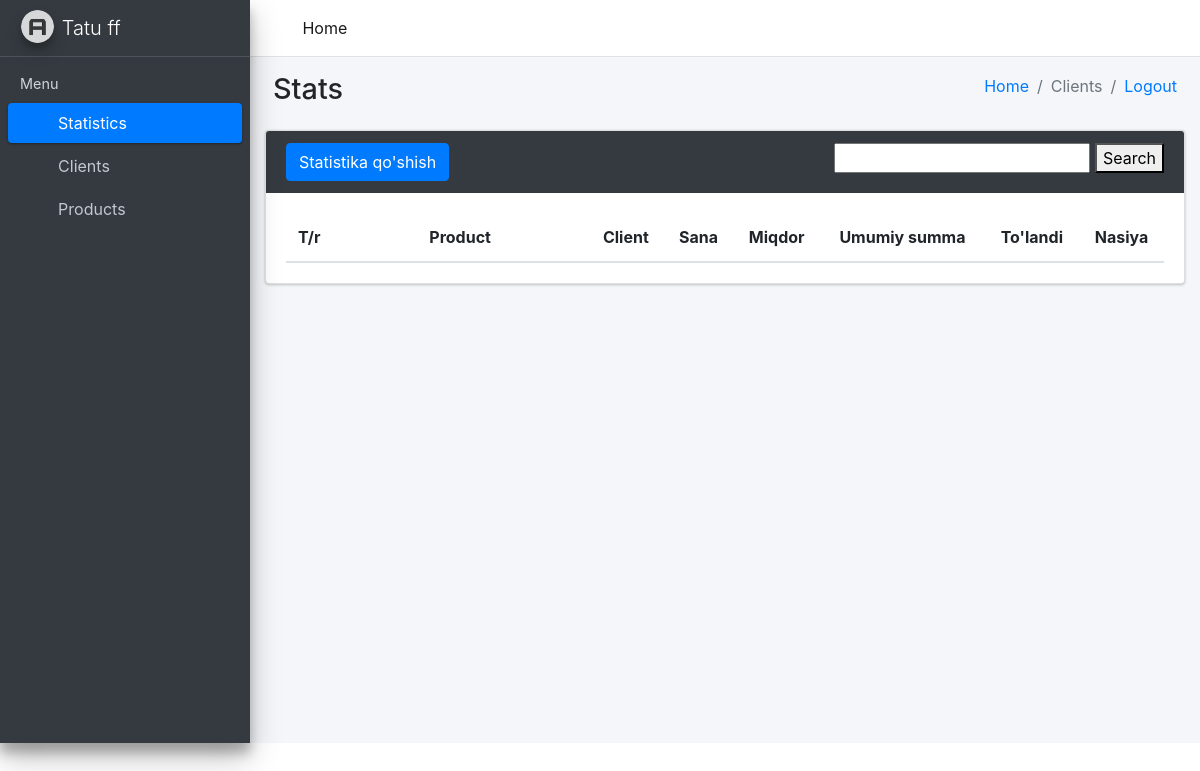
The app's page /stats/statislar/ (signed in), older data.
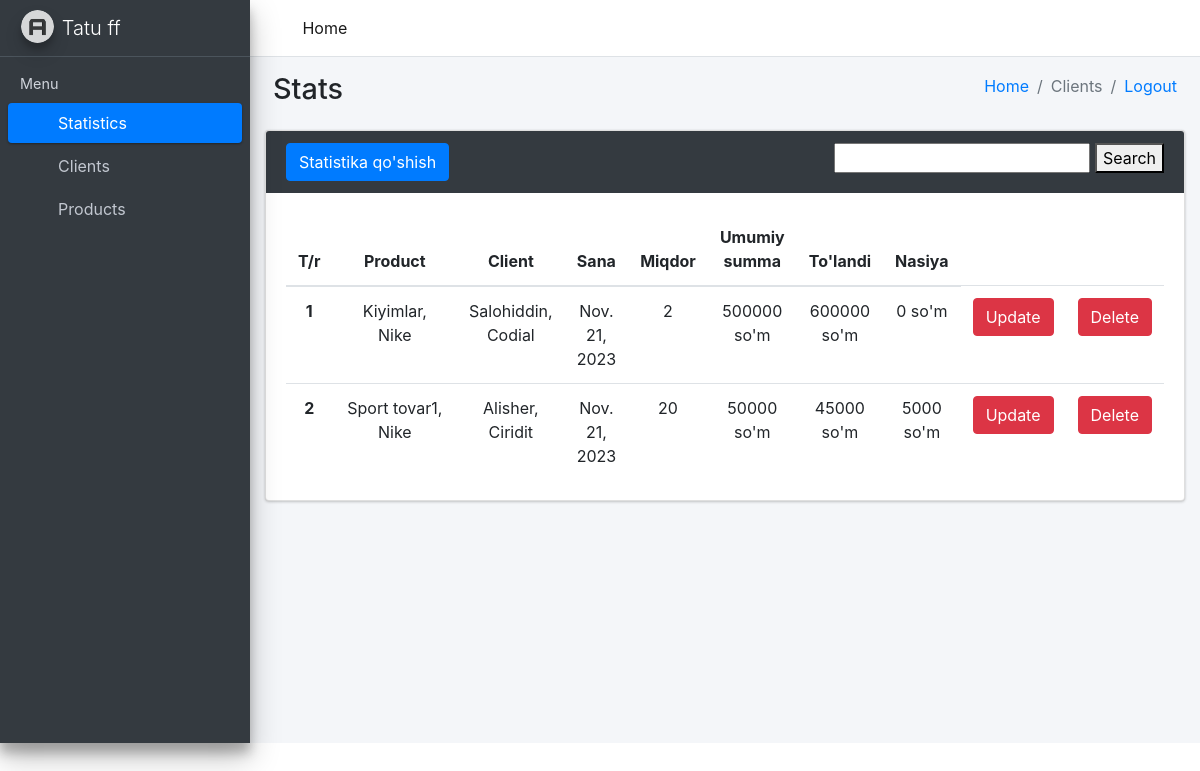
The same page, newer data.
### accounts/models.py (models this page shows, shortened)
class Ombor(AbstractUser):
    ism = models.CharField(max_length=30, blank=True)
    nom = models.CharField(max_length=30, blank=True)
    manzil = models.CharField(max_length=30, blank=True)
    soha = models.CharField(max_length=30, blank=True)
    tel = models.CharField(max_length=30, blank=True)

### stats/models.py (models this page shows, shortened)
class Statistika(models.Model):
    mahsulot = models.ForeignKey(Mahsulot, on_delete=models.SET_NULL, null=True)
    mijoz = models.ForeignKey(Mijoz, on_delete=models.SET_NULL, null=True)
    miqdor = models.PositiveSmallIntegerField(default=1)
    summa = models.PositiveSmallIntegerField()
    tolangan_summa = models.PositiveSmallIntegerField()
    sana = models.DateField(null=True, auto_now_add=True)
    nasiya = models.PositiveSmallIntegerField(default=0)
    ombor = models.ForeignKey(Ombor, on_delete=models.SET_NULL, null=True)

### asosiy/models.py (models this page shows, shortened)
class Mahsulot(models.Model):
    nom = models.CharField(max_length=50)
    brend = models.CharField(max_length=50)
    olchov = models.CharField(max_length=50)
    narx = models.PositiveIntegerField()
    miqdor = models.PositiveSmallIntegerField()
    kelgan_sana = models.DateField(null=True, blank=True)
    ombor = models.ForeignKey(Ombor, on_delete=models.CASCADE)

class Mijoz(models.Model):
    ism = models.CharField(max_length=30)
    nom = models.CharField(max_length=50)
    manzil = models.CharField(max_length=50)
    tel = models.CharField(max_length=15)
    ombor = models.ForeignKey(Ombor, on_delete=models.CASCADE)
    qarz = models.PositiveIntegerField(default=0)

### stats/views.py (the view, shortened to what this page needs)
# urls.py: path("statislar/", StatisView.as_view()),
class StatisView(View):
    def get(self, request):
        if request.user.is_authenticated:
            natija = Statistika.objects.filter(ombor=request.user)
            soz = request.GET.get("soz")
            if soz:
                natija = natija.filter(mahsulot__nom__contains=soz
                                       ) | natija.filter(mahsulot__brend__contains=soz
                                       ) | natija.filter(mijoz__ism__contains=soz
                                       ) | natija.filter(mijoz__nom__contains=soz)
            content = {
                "statistikalar": natija,
                "mahsulotlar": Mahsulot.objects.filter(ombor=request.user),
                "mijozlar": Mijoz.objects.filter(ombor=request.user),
                "nom": request.user.nom.capitalize()
            }
            return render(request, "stats.html", content)
        return redirect("/")

### templates/stats.html (shortened to what this page needs)
<!DOCTYPE html>
<html lang="en">
<head>
    {% load static %}
    <link rel="stylesheet" href="{% static 'plugins/fontawesome-free/css/all.min.css' %}">
    <link rel="stylesheet" href="https://code.ionicframework.com/ionicons/2.0.1/css/ionicons.min.css">
    <link rel="stylesheet" href="{% static 'dist/css/adminlte.min.css' %}">
    <link rel="stylesheet" href="https://maxcdn.bootstrapcdn.com/bootstrap/4.5.2/css/bootstrap.min.css">
</head>
<body class="hold-transition sidebar-mini">
<div class="wrapper">
    <nav class="main-header navbar navbar-expand navbar-white navbar-light">
        <ul class="navbar-nav">
            <li class="nav-item">
                <a class="nav-link" data-widget="pushmenu" href="#" role="button"><i class="fas fa-bars"></i></a>
            </li>
            <li class="nav-item d-none d-sm-inline-block">
                <a href="/asosiy/bolimlar/" class="nav-link active">Home</a>
            </li>
        </ul>
    </nav>
    <aside class="main-sidebar sidebar-dark-primary elevation-4">
        <a href="../index.html" class="brand-link">
            <img src="{% static 'dist/img/AdminLTELogo.png' %}" alt="AdminLTE Logo"
                 class="brand-image img-circle elevation-3" style="opacity: .8">
            <span class="brand-text font-weight-light">{{ nom }}</span>
        </a>
        <div class="sidebar">
            <nav class="mt-2">
                <ul class="nav nav-pills nav-sidebar flex-column" data-widget="treeview" role="menu"
                    data-accordion="false">
                    <li class="nav-header">Menu</li>
                    <li class="nav-item">
                        <a href="/stats/statislar/" class="nav-link active">
                            <i class="nav-icon far fa-circle text-warning"></i>
                            <p>Statistics</p>
                        </a>
                    </li>
                    <li class="nav-item">
                        <a href="/asosiy/clientlar/" class="nav-link">
                            <i class="nav-icon far fa-circle text-danger"></i>
                            <p class="text">Clients</p>
                        </a>
                    </li>
                    <li class="nav-item">
                        <a href="/asosiy/mahsulotlar/" class="nav-link">
                            <i class="nav-icon far fa-circle text-info"></i>
                            <p>Products</p>
                        </a>
                    </li>
                </ul>
            </nav>
        </div>
    </aside>
    <div class="content-wrapper">
        <div class="content-header">
            <div class="container-fluid">
                <div class="row mb-2">
                    <div class="col-sm-6">
                        <h1 class="m-0">Stats</h1>
                    </div>
                    <div class="col-sm-6">
                        <ol class="breadcrumb float-sm-right">
                            <li class="breadcrumb-item"><a href="/asosiy/bolimlar/">Home</a></li>
                            <li class="breadcrumb-item active">Clients</li>
                            <li class="breadcrumb-item"><a href="/accounts/logout/">Logout</a></li>
                        </ol>
                    </div>
                </div>
            </div>
        </div>
        <div class="col-md-12">
            <div class="card card-dark">
                <div class="card-header border-0">
                    <div class="d-flex justify-content-between">
                        <button type="submit" class="btn btn-primary" data-toggle="modal" data-target="#myModal">
                            Statistika qo'shish
                        </button>
                        <form method="get">
                            <input name="soz" type="text">
                             <button type="submit">Search</button>
                        </form>
                    </div>
                </div>
                <div class="card-body">
                    <table class="table" style="text-align: center;">
                        <thead>
                        <tr>
                            <th scope="col" style="width: 15px">T/r</th>
                            <th scope="col" style="width: 255px; text-align: center;">Product</th>
                            <th scope="col" style="text-align: center;">Client</th>
                            <th scope="col" style="text-align: center;">Sana</th>
                            <th scope="col" style="text-align: center;">Miqdor</th>
                            <th scope="col" style="text-align: center;">Umumiy summa</th>
                            <th scope="col" style="text-align: center;">To'landi</th>
                            <th scope="col" style="text-align: center;">Nasiya</th>
                        </tr>
                        </thead>
                        <tbody>
                        {% for statistika in statistikalar %}
                        <tr>
                            <th scope="row">{{ forloop.counter }}</th>
                            <td>{{ statistika.mahsulot.nom }}, {{ statistika.mahsulot.brend }}</td>
                            <td>{{ statistika.mijoz.ism }}, {{ statistika.mijoz.nom }}</td>
                            <td>{{ statistika.sana }}</td>
                            <td>{{ statistika.miqdor }}</td>
                            <td>{{ statistika.summa }} so'm</td>
                            <td>{{ statistika.tolangan_summa }} so'm</td>
                            <td>{{ statistika.nasiya }} so'm</td>
                            <td><a href="/stats/stats_update/{{ statistika.id }}/">
                                <button type="submit" class="btn btn-danger" data-toggle="modal">Update</button>
                            </a></td>
                            <td><a href="/stats/stats_delete/{{ statistika.id }}/">
                                <button type="submit" class="btn btn-danger" data-toggle="modal">Delete</button>
                            </a></td>
                        </tr>
                        {% endfor %}
                        </tbody>
                    </table>
                </div>
            </div>
        </div>
</body>
</html>

Row changes from the older to the newer data that the page shows:
added Statistika: mahsulot.nom "Kiyimlar", mahsulot.brend "Nike", mijoz.ism "Salohiddin", mijoz.nom "Codial", sana "Nov. 21, 2023", miqdor "2", summa "500000", tolangan_summa "600000", nasiya "0"
added Statistika: mahsulot.nom "Sport tovar1", mahsulot.brend "Nike", mijoz.ism "Alisher", mijoz.nom "Ciridit", sana "Nov. 21, 2023", miqdor "20", summa "50000", tolangan_summa "45000", nasiya "5000"
